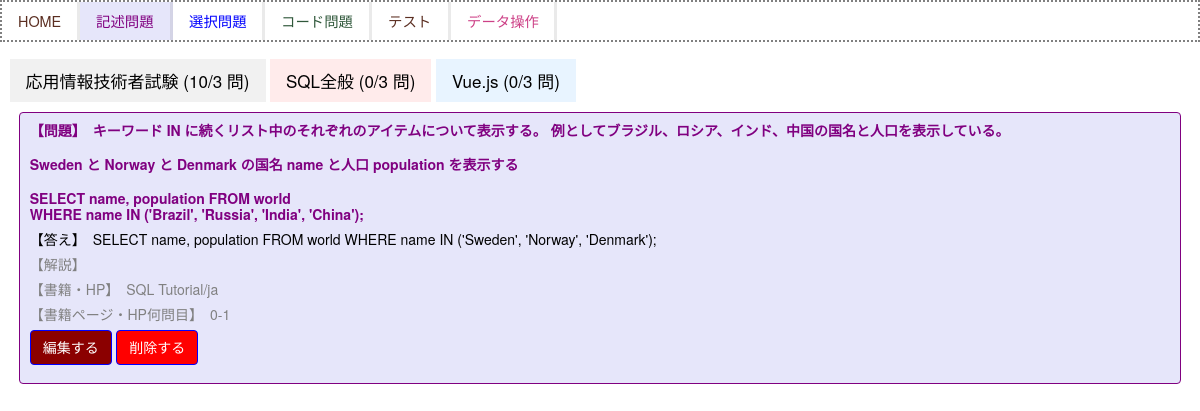
Page /3/detail/ on the committed database.
### sqlapp/models.py (models this page shows, shortened)
class Category(models.Model):
    name = models.CharField(max_length=100)

class Practice(models.Model):
    question = models.TextField(verbose_name="問題")
    answer = models.TextField(verbose_name="正解")
    explanation = models.TextField(verbose_name="解説", null=True,  blank=True)
    thumbnail = models.ImageField(verbose_name="画像", null=True, blank= True)
    hint = models.TextField(verbose_name="ヒント", null=True,  blank=True)
    created_at = models.DateTimeField(auto_now_add=True)
    category = models.ForeignKey(Category, on_delete=models.CASCADE,verbose_name="カテゴリ", null=True,  blank=True)
    shoseki = models.ForeignKey(Book, on_delete=models.CASCADE,verbose_name="書籍・HP", null=True,  blank=True)
    shoseki_page = models.CharField(verbose_name="書籍ページ・HP何問目", max_length=255, null=True,  blank=True)

class Book(models.Model):
    name = models.CharField(max_length=100)
    def __str__(self):
        return self.name

### sqlapp/views.py (the view)
# urls.py: path('<int:pk>/detail/', views.DetailQuestionView.as_view(), name='detail-question'),
class DetailQuestionView(DetailView):
    object_list = Practice.objects.all()
    template_name = 'sqlapp/question_detail.html'
    model = Practice
    def get_context_data(self, **kwargs):
        context = super().get_context_data(**kwargs)
        context['data'] = Practice.objects.all()
        categories_data = get_categories_data()
        context['categories_data'] = categories_data
        categories = Category.objects.all()
        context['categories'] = categories
        return context

### sqlapp/templates/sqlapp/question_detail.html (shortened to what this page needs)
{% extends 'baseQuestion.html' %}
{% block content %}
{% include 'sqlapp/components/tab_content.html' %}
    <div class="p-4 m-4 bg-light border border-success rounded detailFont">
        <h2 class="text-success detailMondaiColor">【問題】　{{ object.question|linebreaksbr }}</h2>
        <h2 class="text-success detailKotaeColor">【答え】　{{ object.answer }}</h2>
        <h2 class="text-success detailKaisetsuColor">【解説】　{{ object.explanation|linebreaksbr }}</h2>
        <h2 class="text-success detailShosekiColor">【書籍・HP】　{{ object.shoseki }}</h2>
        <h2 class="text-success detailShosekiPageColor">【書籍ページ・HP何問目】　{{ object.shoseki_page }}</h2>
        <a href="{% url 'update-question' object.pk %}" class="btn btn-primary">編集する</a>
        <a href="{% url 'delete-question' object.pk %}" class="btn btn-primary btn-delete">削除する</a>
    </div>
{% endblock %}
{% load static %}

### sqlapp/templates/sqlapp/components/tab_content.html (shortened to what this page needs)
<div class="tab">
    {% for item in categories_data %}
    <button class="tablinks tab{{ forloop.counter }}" onclick="openTab(event, 'Tab{{ item.category.id }}')">
        {{ item.category.name }} ({{ item.today_count }}/{{ item.target_count }} 問)
    </button>
    {% endfor %}
</div>

### sqlapp/static/sqlapp/css/style.css (style rules this page uses)
body { font-family: 'Hannotate SC','HanziPen SC','Avenir','Helvetica Neue','Helvetica','Arial','Hiragino Sans','ヒラギノ角ゴシック',YuGothic,'Yu Gothic','メイリオ', Meiryo,'ＭＳ Ｐゴシック','MS PGothic' !important; }
a { text-decoration: none; }
body { background-color:rgba(249, 235, 235, 0.8); background-color: white ; background-blend-mode: lighten; }
.bg-light { --bs-bg-opacity: 0 !important; }
.m-4 { margin: 0.6rem !important; }
.btn-primary { color: #fff; background-color:darkred !important; border-color: blue !important; }
.btn-delete { background-color:red !important; }
.h2, h2 { font-size: 12pt !important; }
.detailMondaiColor { color: black !important; }
.detailKotaeColor { color: brown !important; }
.detailKaisetsuColor { color: navy !important; }
.detailShosekiColor { color: grey !important; }
.detailShosekiPageColor { color: grey !important; }
body, html, main { height: 100%; margin: auto 0; font-family: 'Hannotate SC','HanziPen SC','Avenir','Helvetica Neue','Helvetica','Arial','Hiragino Sans','ヒラギノ角ゴシック',YuGothic,'Yu Gothic','メイリオ', Meiryo,'ＭＳ Ｐゴシック','MS PGothic'; }
.p-4 { line-height: 15px !important; }
.detailFont h2, .detailFont a { font-size: 14px !important; }
.detailFont { border-color: rgba(220, 220, 220, 1) !important; background-color: rgba(240, 240, 240, 1) !important; }
.border-success { border-color: rgba(100, 100, 100, 1) !important; }
.tab button { background-color: inherit; border: none; outline: none; cursor: pointer; padding: 14px 16px; transition: 0.3s; font-size: 17px; display: inline-block; }
.tab button.tab1 { background-color: #f1f1f1; }
.tab button.tab2 { background-color: #ffebeb; }
.tab button.tab3 { background-color: #e8f4ff; }

### sqlapp/static/sqlapp/css/styleQuestion.css (style rules this page uses)
body { font-family: 'Hannotate SC','HanziPen SC','Avenir','Helvetica Neue','Helvetica','Arial','Hiragino Sans','ヒラギノ角ゴシック',YuGothic,'Yu Gothic','メイリオ', Meiryo,'ＭＳ Ｐゴシック','MS PGothic' !important; }
body { background-color:rgba(249, 235, 235, 0.8); background-color: white ; background-blend-mode: lighten; }
.bg-light { --bs-bg-opacity: 0 !important; }
.p-4 { padding: 0.6rem !important; }
.m-4 { margin: 0.6rem !important; }
.btn-primary { color: #fff; }
.h2, h2 { font-size: 12pt !important; }
.m-4 { background-color: #e6e6fa !important; color: purple; border-style:solid !important; border-color: purple !important; }
.detailMondaiColor { color: purple !important; font-weight: bold; }
.detailKotaeColor { color: black !important; }
.detailKaisetsuColor { color:grey !important; }
.detailShosekiColor { color: grey !important; }
body, html, main { height: 100%; margin: auto 0; font-family: 'Hannotate SC','HanziPen SC','Avenir','Helvetica Neue','Helvetica','Arial','Hiragino Sans','ヒラギノ角ゴシック',YuGothic,'Yu Gothic','メイリオ', Meiryo,'ＭＳ Ｐゴシック','MS PGothic'; }

### rows in the picture
Category: category.name "応用情報技術者試験", today_count "10", target_count "3"
Category: category.name "SQL全般", today_count "0", target_count "3"
Category: category.name "Vue.js", today_count "0", target_count "3"
Practice: question "キーワード IN に続くリスト中のそれぞれのアイテムについて表示する。 例としてブラジル、ロシア、インド、中国の国名と人口を表示している。 Sweden と Norway と Denmark の国名 name と人口 population を表示する SELECT name, population FROM world WHERE name IN ('Brazil', 'Russia', 'India', 'China');", answer "SELECT name, population FROM world WHERE name IN ('Sweden', 'Norway', 'Denmark');", shoseki "SQL Tutorial/ja", shoseki_page "0-1"
